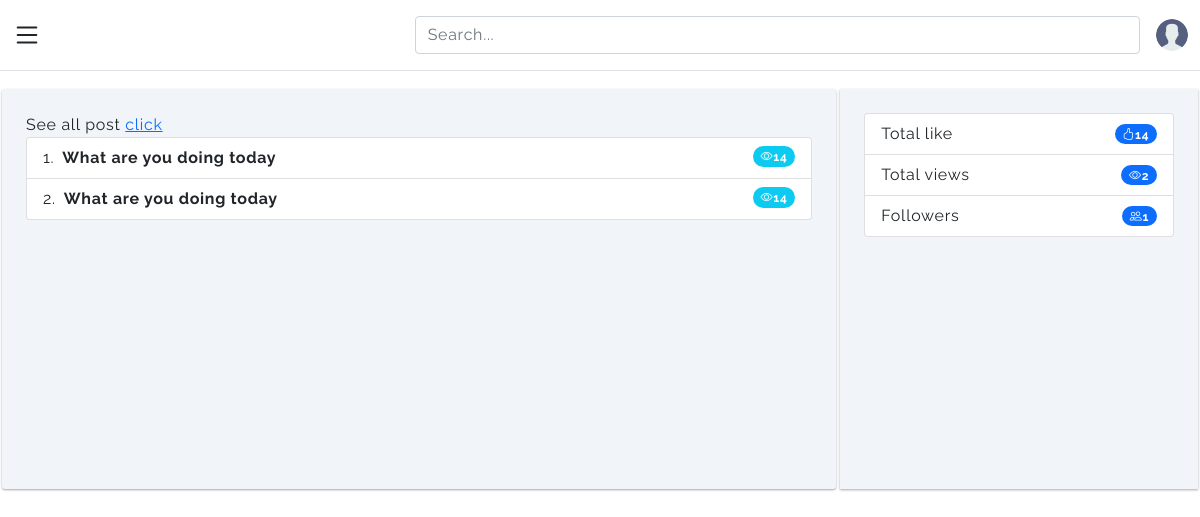
Screenshot of /user/ (signed in) with the database file from the repository.
### mysite/home/models.py (models this page shows, shortened)
class User(db.Model,UserMixin):
    id = db.Column(db.Integer,primary_key=True)
    firstname = db.Column(db.String(20),unique=False,nullable=False)
    lastname = db.Column(db.String(20),unique=False,nullable=False)
    email = db.Column(db.String(25),unique=True,nullable=False)
    password = db.Column(db.String(20),unique=False,nullable=False)
    image_file = db.Column(db.String(50),nullable=False,default="default.png")
    user_created = db.Column(db.DateTime,nullable=False,default=datetime.utcnow)
    posts = db.relationship('Blog',backref='users',lazy=True)
    likes = db.relationship('Like',backref='users',lazy=True)

### mysite/blog/models.py (models this page shows)
class Blog(db.Model):
  id = db.Column(db.Integer,primary_key=True)
  title = db.Column(db.String(100),unique=False,nullable=False)
  slug = db.Column(db.String(20),unique=False,nullable=False)
  body = db.Column(db.String(1000),unique=False,nullable=False)
  post_created = db.Column(db.DateTime,nullable=False,default=datetime.utcnow)
  post_image = db.Column(db.String(50),unique=False,nullable=True)
  user_id = db.Column(db.Integer,db.ForeignKey('user.id'),nullable=False)
  like =  db.relationship('Like',backref='blog')

### mysite/user/views.py (the view)
@user.route('/')
@login_required
def index():
  print(current_user.posts)
  return render_template("user/index.html",user=current_user)

### mysite/home/models.py (called while the page is built)
@login_manager.user_loader
def load_user(user_id):
    return User.query.get(user_id)

### mysite/templates/user/index.html
{% extends 'base.html' %}
{% block content %}
{% include 'headers.html' %}
<div class="roww flex">
  <div class="coll-6 shadoww bg-slate-200">
    <span>See all post <a href="">click</a></span>
    {% if user.posts %}
    <ol class="list-group list-group-numbered">
      {% for post in user.posts %}
      <li class="list-group-item d-flex justify-content-between align-items-start">
        <div class="ms-2 me-auto">
          <div class="fw-bold">
            {{ post.title }}
          </div>
        </div>
        <span class="badge bg-info rounded-pill"><i class="bi bi-eye"></i>14</span>
      </li>
      {% endfor %}
      {% else %}
      <p>No Have any post</p>
    </ol>
    {% endif %}
  </div>
  <div class="coll-4 shadoww bg-slate-200">
    <ul class="list-group">
      <li class="list-group-item d-flex justify-content-between align-items-center">
        Total like
        <span class="badge bg-primary rounded-pill"><i class="bi bi-hand-thumbs-up"></i>14</span>
      </li>
      <li class="list-group-item d-flex justify-content-between align-items-center">
        Total views
        <span class="badge bg-primary rounded-pill"><i class="bi bi-eye"></i>2</span>
      </li>
      <li class="list-group-item d-flex justify-content-between align-items-center">
        Followers
        <span class="badge bg-primary rounded-pill"><i class="bi bi-people"></i>1</span>
      </li>
    </ul>
  </div>
</div>
{% endblock %}

### mysite/templates/headers.html (shortened to what this page needs)
<header class="py-3 mb-3 border-bottom">
  <div class="container-fluid d-grid gap-3 align-items-center" style="grid-template-columns: 1fr 2fr;">
    <a class="align-items-center text-dark" data-bs-toggle="offcanvas" href="#offcanvasExample" role="" aria-controls="offcanvasExample">
    </a>
    <div class="d-flex align-items-center">
      <form class="w-100 me-3">
        <input type="search" class="form-control" placeholder="Search..." aria-label="Search">
      </form>
      <div class="flex-shrink-0 dropdown">
        <a href="#" class="d-block link-dark text-decoration-none " id="dropdownUser2" data-bs-toggle="dropdown" aria-expanded="true">
          <img src="/static/media/profile_pic/{{ current_user.image_file }}" alt="mdo" width="32" height="32" class="rounded-circle">
        </a>
      </div>
    </div>
  </div>
</header>

### mysite/static/style.css (style rules this page uses)
* { margin: 0; padding: 0; box-sizing: border-box; font-family: 'Raleway', sans-serif; letter-spacing: 0.7px; }
.roww { margin: auto; max-width: 100vw; }
.flex { display: flex; }
.bg-slate-200 { background: #f1f5f9; }
.coll-6 { margin: 2px; width: 70vw; min-height: 100px; padding: 2%; border-radius: 3px; }
.shadoww { box-shadow: rgba(0, 0, 0, 0.12) 0px 1px 3px, rgba(0, 0, 0, 0.24) 0px 1px 2px; }
.coll-4 { margin: 2px; width: 30vw; min-height: 400px; height: 200px; padding: 2%; }

### rows the page displays
User: image_file (placeholder picture)
Blog: title "What are you doing today"
Blog: title "What are you doing today"
